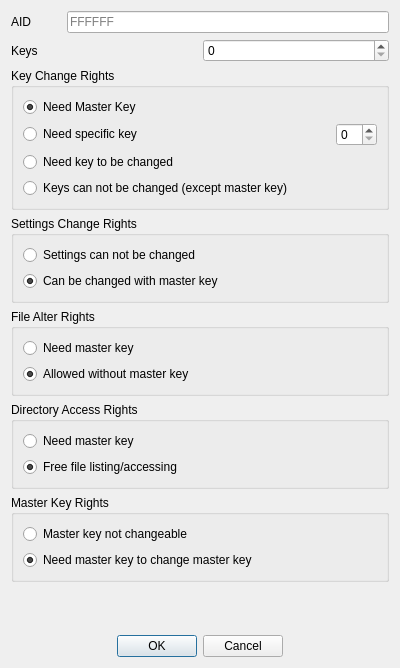
<?xml version="1.0" encoding="UTF-8"?>
<ui version="4.0">
 <class>CreateApplication</class>
 <widget class="QWidget" name="CreateApplication">
  <property name="geometry">
   <rect>
    <x>0</x>
    <y>0</y>
    <width>400</width>
    <height>668</height>
   </rect>
  </property>
  <property name="sizePolicy">
   <sizepolicy hsizetype="Preferred" vsizetype="Preferred">
    <horstretch>0</horstretch>
    <verstretch>0</verstretch>
   </sizepolicy>
  </property>
  <property name="windowTitle">
   <string>Form</string>
  </property>
  <layout class="QVBoxLayout" name="verticalLayout">
   <item>
    <layout class="QHBoxLayout" name="horizontalLayout">
     <item>
      <widget class="QLabel" name="label">
       <property name="minimumSize">
        <size>
         <width>50</width>
         <height>0</height>
        </size>
       </property>
       <property name="text">
        <string>AID</string>
       </property>
      </widget>
     </item>
     <item>
      <widget class="QLineEdit" name="aid">
       <property name="inputMethodHints">
        <set>Qt::ImhNone</set>
       </property>
       <property name="inputMask">
        <string/>
       </property>
       <property name="text">
        <string/>
       </property>
       <property name="maxLength">
        <number>6</number>
       </property>
       <property name="placeholderText">
        <string>FFFFFF</string>
       </property>
      </widget>
     </item>
    </layout>
   </item>
   <item>
    <layout class="QHBoxLayout" name="horizontalLayout_2">
     <item>
      <widget class="QLabel" name="label_2">
       <property name="text">
        <string>Keys</string>
       </property>
      </widget>
     </item>
     <item>
      <widget class="QSpinBox" name="numKeys">
       <property name="maximum">
        <number>14</number>
       </property>
      </widget>
     </item>
    </layout>
   </item>
   <item>
    <widget class="QGroupBox" name="groupBox">
     <property name="sizePolicy">
      <sizepolicy hsizetype="Preferred" vsizetype="Preferred">
       <horstretch>0</horstretch>
       <verstretch>0</verstretch>
      </sizepolicy>
     </property>
     <property name="title">
      <string>Key Change Rights</string>
     </property>
     <layout class="QVBoxLayout" name="verticalLayout_2">
      <item>
       <widget class="QRadioButton" name="keyChangeRightsNeedsMaster">
        <property name="text">
         <string>Need Master Key</string>
        </property>
        <property name="checked">
         <bool>true</bool>
        </property>
       </widget>
      </item>
      <item>
       <layout class="QHBoxLayout" name="horizontalLayout_3">
        <item>
         <widget class="QRadioButton" name="keyChangeRightsNeedSpecific">
          <property name="text">
           <string>Need specific key</string>
          </property>
         </widget>
        </item>
        <item>
         <widget class="QSpinBox" name="specificKey">
          <property name="sizePolicy">
           <sizepolicy hsizetype="Maximum" vsizetype="Minimum">
            <horstretch>0</horstretch>
            <verstretch>0</verstretch>
           </sizepolicy>
          </property>
          <property name="maximum">
           <number>14</number>
          </property>
         </widget>
        </item>
       </layout>
      </item>
      <item>
       <widget class="QRadioButton" name="keyChangeRightsNeedKey">
        <property name="text">
         <string>Need key to be changed</string>
        </property>
       </widget>
      </item>
      <item>
       <widget class="QRadioButton" name="keyChangeRightsCanNotChange">
        <property name="text">
         <string>Keys can not be changed (except master key)</string>
        </property>
       </widget>
      </item>
     </layout>
    </widget>
   </item>
   <item>
    <widget class="QGroupBox" name="groupBox_2">
     <property name="title">
      <string>Settings Change Rights</string>
     </property>
     <layout class="QVBoxLayout" name="verticalLayout_3">
      <item>
       <widget class="QRadioButton" name="settingsRightsNotChange">
        <property name="text">
         <string>Settings can not be changed</string>
        </property>
       </widget>
      </item>
      <item>
       <widget class="QRadioButton" name="settingsRightsMasterChange">
        <property name="text">
         <string>Can be changed with master key</string>
        </property>
        <property name="checked">
         <bool>true</bool>
        </property>
       </widget>
      </item>
     </layout>
    </widget>
   </item>
   <item>
    <widget class="QGroupBox" name="groupBox_3">
     <property name="title">
      <string>File Alter Rights</string>
     </property>
     <layout class="QVBoxLayout" name="verticalLayout_4">
      <item>
       <widget class="QRadioButton" name="fileAlterRightsNeedMaster">
        <property name="text">
         <string>Need master key</string>
        </property>
       </widget>
      </item>
      <item>
       <widget class="QRadioButton" name="fileAlterRightsNoMaster">
        <property name="text">
         <string>Allowed without master key</string>
        </property>
        <property name="checked">
         <bool>true</bool>
        </property>
       </widget>
      </item>
     </layout>
    </widget>
   </item>
   <item>
    <widget class="QGroupBox" name="groupBox_4">
     <property name="title">
      <string>Directory Access Rights</string>
     </property>
     <layout class="QVBoxLayout" name="verticalLayout_5">
      <item>
       <widget class="QRadioButton" name="directoryAccessRightsNeedMaster">
        <property name="text">
         <string>Need master key</string>
        </property>
       </widget>
      </item>
      <item>
       <widget class="QRadioButton" name="directoryAccessRightsFreeListening">
        <property name="text">
         <string>Free file listing/accessing</string>
        </property>
        <property name="checked">
         <bool>true</bool>
        </property>
       </widget>
      </item>
     </layout>
    </widget>
   </item>
   <item>
    <widget class="QGroupBox" name="groupBox_5">
     <property name="title">
      <string>Master Key Rights</string>
     </property>
     <layout class="QVBoxLayout" name="verticalLayout_6">
      <item>
       <widget class="QRadioButton" name="masterKeyRightsMasterNotChange">
        <property name="text">
         <string>Master key not changeable</string>
        </property>
       </widget>
      </item>
      <item>
       <widget class="QRadioButton" name="masterKeyRightsNeedMaster">
        <property name="text">
         <string>Need master key to change master key</string>
        </property>
        <property name="checked">
         <bool>true</bool>
        </property>
       </widget>
      </item>
     </layout>
    </widget>
   </item>
   <item>
    <spacer name="verticalSpacer">
     <property name="orientation">
      <enum>Qt::Vertical</enum>
     </property>
     <property name="sizeHint" stdset="0">
      <size>
       <width>20</width>
       <height>40</height>
      </size>
     </property>
    </spacer>
   </item>
   <item>
    <widget class="QDialogButtonBox" name="buttonBox">
     <property name="orientation">
      <enum>Qt::Horizontal</enum>
     </property>
     <property name="standardButtons">
      <set>QDialogButtonBox::Cancel|QDialogButtonBox::Ok</set>
     </property>
     <property name="centerButtons">
      <bool>true</bool>
     </property>
    </widget>
   </item>
  </layout>
 </widget>
 <resources/>
 <connections>
  <connection>
   <sender>buttonBox</sender>
   <signal>rejected()</signal>
   <receiver>CreateApplication</receiver>
   <slot>close()</slot>
   <hints>
    <hint type="sourcelabel">
     <x>199</x>
     <y>646</y>
    </hint>
    <hint type="destinationlabel">
     <x>199</x>
     <y>333</y>
    </hint>
   </hints>
  </connection>
 </connections>
</ui>
